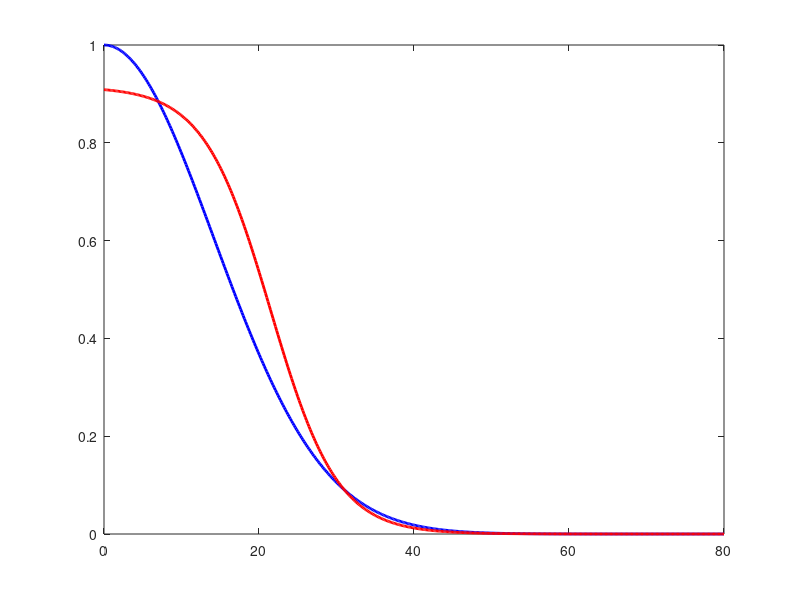

Write the MATLAB code that produced this figure. (Note: this script raises an error after producing the figure.)
%% TETHERED POLYMER SIMULATION (1D)
% WITH:
% - Single binding site per bead
% - Runs Caitlin (Gaussian) and Ben (logistic) kon models in parallel
% - Matched kon scaling at r = 31 nm
% - Proximity-based clustering
% - Bond lifetime tracking
% - Replication analysis (n_trials runs per model, mean +/- std)

clear; clc; close all;

%% ---------------- PARAMETERS ----------------
N       = 6;
L       = 120;
steps   = 200000;
dt      = 1e-3;
n_trials = 10;          % number of independent replicates per model

zeta = 2.5e-3;
kBT  = 4.1;

Lp = 50;
Nk = 17;
R0 = Nk*(2*Lp);
alpha = 0.2176;

% Excluded volume
cEV = 8.305e-5;
aEV = 3.268e-5;

% Crosslink parameters
kon0    = 1.0;
koff    = 0.5;
k_cross = 0.01;

noise = sqrt(2*kBT*dt/zeta);

%% ---------------- BEN KERNEL MATCHING ----------------
r_match = 31;
r_half  = 21.5;
steep   = 5;

kG           = kon0 * exp(-(r_match^2)/(20^2));
a_match      = 2 / (1 + exp(steep*(r_match/r_half - 1)));
scale_factor = kG / (kon0 * a_match);

fprintf('Ben model scale factor = %f\n', scale_factor);

%% ---------------- VISUALIZE KON FUNCTIONS ----------------
r_vals  = linspace(0, 80, 500);
k_gauss = kon0 * exp(-(r_vals.^2)/(20^2));
k_ben   = zeros(size(r_vals));
for i = 1:length(r_vals)
    a        = 2 / (1 + exp(steep*(r_vals(i)/r_half - 1)));
    k_ben(i) = scale_factor * kon0 * a;
end

figure
plot(r_vals, k_gauss, 'b', 'LineWidth', 2); hold on
plot(r_vals, k_ben,   'r', 'LineWidth', 2)
xline(r_match, '--k', 'LineWidth', 1)
xlabel('Distance (nm)'); ylabel('k_{on}')
legend('Gaussian (Caitlin)', 'Ben logistic (scaled)', 'Match point')
title('Matched k_{on} Functions'); grid on

%% ---------------- SETUP ----------------
model_names   = {'Caitlin (Gaussian)', 'Ben (Logistic)'};
use_ben_flags = [false, true];
colors        = {'b', 'r'};

store_interval = 5000;
num_snaps      = floor(steps / store_interval);

% Per-trial storage: rows = trials, cols = snapshots or pairs
% Scalar metrics collected across trials
for m = 1:2
    trial_stats(m).mean_lifetime   = zeros(n_trials, 1);
    trial_stats(m).median_lifetime = zeros(n_trials, 1);
    trial_stats(m).n_bonds         = zeros(n_trials, 1);
    trial_stats(m).mean_bf         = zeros(n_trials, 1);  % mean bond fraction
    trial_stats(m).max_bf          = zeros(n_trials, 1);  % max bond fraction
    trial_stats(m).mean_cluster    = zeros(n_trials, 1);  % mean largest cluster
    trial_stats(m).bond_fraction   = zeros(N, N, n_trials);
    trial_stats(m).largest_cluster = zeros(num_snaps, n_trials);
    % save full results only from last trial for detailed plots
    trial_stats(m).last_B_history  = {};
    trial_stats(m).last_traj       = [];
    trial_stats(m).last_lifetimes  = [];
    trial_stats(m).last_cluster_sizes = [];
end

%% ---------------- REPLICATION LOOP ----------------
for m = 1:2
    fprintf('\n=== Model: %s ===\n', model_names{m});
    use_ben = use_ben_flags(m);

    for tr = 1:n_trials
        fprintf('  Trial %d / %d\n', tr, n_trials);

        % Initial condition (random seed per trial)
        x     = linspace(0, L, N)';
        x(1)  = 0; x(N) = L;
        B        = zeros(N);
        bound    = zeros(N, 1);
        bond_start     = zeros(N);
        bond_lifetimes = [];
        time_bonded    = zeros(N);
        snap_idx = 1;
        B_history = cell(1, num_snaps);
        traj      = zeros(N, steps);
        largest_cluster = zeros(num_snaps, 1);
        cluster_sizes   = zeros(num_snaps, N);

        tic
        for t = 1:steps

            %% --- CROSSLINK DYNAMICS ---
            for i = 1:N
                for j = i+1:N
                    if abs(i-j) > 1

                        dist = x(i) - x(j);

                        if use_ben
                            a      = 2 / (1 + exp(steep*(abs(dist)/r_half - 1)));
                            kon_ij = scale_factor * kon0 * a;
                        else
                            kon_ij = kon0 * exp(-(dist^2)/(20^2));
                        end
                        kon_ij = max(0, min(kon_ij, 1/dt));

                        % binding
                        if B(i,j) == 0 && bound(i) == 0 && bound(j) == 0
                            if rand < kon_ij * dt
                                B(i,j) = 1; B(j,i) = 1;
                                bound(i) = 1; bound(j) = 1;
                                bond_start(i,j) = t;
                            end

                        % unbinding
                        elseif B(i,j) == 1
                            if rand < koff * dt
                                lifetime = (t - bond_start(i,j)) * dt;
                                bond_lifetimes(end+1) = lifetime; %#ok<AGROW>
                                B(i,j) = 0; B(j,i) = 0;
                                bound(i) = 0; bound(j) = 0;
                                bond_start(i,j) = 0;
                            end
                        end

                    end
                end
            end

            %% --- ACCUMULATE TIME BONDED ---
            time_bonded = time_bonded + B;

            %% --- FORCES ---
            F    = zeros(N, 1);
            r    = diff(x);
            rabs = abs(r);
            FWLC = alpha * (-1 + 1./(1 - rabs/R0).^2 + 4*rabs/R0);
            F(2:N)   = F(2:N)   - sign(r).*FWLC;
            F(1:N-1) = F(1:N-1) + sign(r).*FWLC;

            dx     = x' - x;
            Fcross = k_cross * B .* dx;
            F      = F + sum(Fcross, 2);

            dx  = x - x';
            FEV = cEV * dx .* exp(-aEV * dx.^2);
            F   = F + sum(FEV, 2);

            xi = noise * randn(N, 1);
            x  = x + (dt/zeta)*F + xi;
            x(1) = 0; x(N) = L;

            traj(:,t) = x;

            if mod(t, store_interval) == 0
                B_history{snap_idx} = B;
                snap_idx = snap_idx + 1;
            end

        end

        % capture bonds still active at end
        for i = 1:N
            for j = i+1:N
                if B(i,j) == 1
                    bond_lifetimes(end+1) = (steps - bond_start(i,j)) * dt; %#ok<AGROW>
                end
            end
        end
        toc

        %% --- PROXIMITY CLUSTER ANALYSIS ---
        r_thresh = 20;
        for k = 1:num_snaps
            x_snap = traj(:, k*store_interval);
            dx     = abs(x_snap - x_snap');
            A      = (dx < r_thresh) & (dx > 0);
            G      = graph(A);
            bins   = conncomp(G);
            sizes  = zeros(1, max(bins));
            for c = 1:max(bins)
                sizes(c) = sum(bins == c);
            end
            cluster_sizes(k, 1:length(sizes)) = sizes;
            largest_cluster(k) = max(sizes);
        end

        %% --- STORE TRIAL METRICS ---
        bf = (time_bonded / 2) / steps;

        % collect eligible (non-adjacent) pair bond fractions
        eligible = [];
        for i = 1:N
            for j = i+1:N
                if abs(i-j) > 1
                    eligible(end+1) = bf(i,j); %#ok<AGROW>
                end
            end
        end

        trial_stats(m).mean_lifetime(tr)   = mean(bond_lifetimes);
        trial_stats(m).median_lifetime(tr) = median(bond_lifetimes);
        trial_stats(m).n_bonds(tr)         = length(bond_lifetimes);
        trial_stats(m).mean_bf(tr)         = mean(eligible);
        trial_stats(m).max_bf(tr)          = max(eligible);
        trial_stats(m).mean_cluster(tr)    = mean(largest_cluster);
        trial_stats(m).bond_fraction(:,:,tr) = bf;
        trial_stats(m).largest_cluster(:,tr) = largest_cluster;

        % keep last trial for detailed plots
        if tr == n_trials
            trial_stats(m).last_B_history     = B_history;
            trial_stats(m).last_traj          = traj;
            trial_stats(m).last_lifetimes     = bond_lifetimes;
            trial_stats(m).last_cluster_sizes = cluster_sizes;
        end

    end % trial loop
end % model loop

%% ---------------- SUMMARY TABLE ----------------
fprintf('\n')
fprintf('%-26s  %8s  %8s  %8s  %8s  %8s  %8s\n', ...
    'Model', 'N bonds', 'Mean LT', 'Med LT', 'Mean BF', 'Max BF', 'Mean Clust')
fprintf('%s\n', repmat('-', 1, 80))
for m = 1:2
    s = trial_stats(m);
    fprintf('%-26s  %5.1f±%-3.1f  %5.2f±%-4.2f  %5.2f±%-4.2f  %5.4f±%-6.4f  %5.4f±%-6.4f  %5.2f±%-4.2f\n', ...
        model_names{m}, ...
        mean(s.n_bonds),         std(s.n_bonds), ...
        mean(s.mean_lifetime),   std(s.mean_lifetime), ...
        mean(s.median_lifetime), std(s.median_lifetime), ...
        mean(s.mean_bf),         std(s.mean_bf), ...
        mean(s.max_bf),          std(s.max_bf), ...
        mean(s.mean_cluster),    std(s.mean_cluster))
end
fprintf('%s\n', repmat('-', 1, 80))

%% ---------------- REPLICATION PLOTS ----------------
snap_times = (1:num_snaps) * store_interval * dt;

%% --- Mean Bond Fraction: bar chart with error bars ---
figure
metrics     = {'mean_bf', 'max_bf'};
metric_lbls = {'Mean bond fraction', 'Max bond fraction'};
for p = 1:2
    subplot(1, 2, p)
    vals = [mean(trial_stats(1).(metrics{p})), mean(trial_stats(2).(metrics{p}))];
    errs = [std(trial_stats(1).(metrics{p})),  std(trial_stats(2).(metrics{p}))];
    b = bar(vals, 0.5, 'FaceColor', 'flat');
    b.CData = [0 0 1; 1 0 0];
    hold on
    errorbar(1:2, vals, errs, 'k.', 'LineWidth', 1.5, 'CapSize', 10)
    set(gca, 'XTickLabel', {'Caitlin', 'Ben'})
    ylabel(metric_lbls{p})
    title([metric_lbls{p}, sprintf('\n(mean ± std, n=%d)', n_trials)])
    grid on
end
sgtitle('Bond Fraction Comparison')

%% --- Mean Lifetime: bar chart with error bars ---
figure
metrics     = {'mean_lifetime', 'median_lifetime'};
metric_lbls = {'Mean lifetime (s)', 'Median lifetime (s)'};
for p = 1:2
    subplot(1, 2, p)
    vals = [mean(trial_stats(1).(metrics{p})), mean(trial_stats(2).(metrics{p}))];
    errs = [std(trial_stats(1).(metrics{p})),  std(trial_stats(2).(metrics{p}))];
    b = bar(vals, 0.5, 'FaceColor', 'flat');
    b.CData = [0 0 1; 1 0 0];
    hold on
    errorbar(1:2, vals, errs, 'k.', 'LineWidth', 1.5, 'CapSize', 10)
    set(gca, 'XTickLabel', {'Caitlin', 'Ben'})
    ylabel(metric_lbls{p})
    title([metric_lbls{p}, sprintf('\n(mean ± std, n=%d)', n_trials)])
    grid on
end
sgtitle('Bond Lifetime Comparison')

%% --- Mean Cluster Size over time with shaded std ---
figure; hold on
for m = 1:2
    lc  = trial_stats(m).largest_cluster;       % num_snaps x n_trials
    mu  = mean(lc, 2);
    sd  = std(lc, 0, 2);
    fill([snap_times, fliplr(snap_times)], ...
         [mu'+sd', fliplr(mu'-sd')], ...
         colors{m}, 'FaceAlpha', 0.2, 'EdgeColor', 'none')
    plot(snap_times, mu, colors{m}, 'LineWidth', 2)
end
xlabel('Time (s)'); ylabel('Largest cluster size')
title(sprintf('Cluster Growth (mean ± std, n=%d)', n_trials))
legend(model_names); grid on

%% --- Bond Fraction per trial (strip plot) ---
figure; hold on
jitter = 0.08;
for m = 1:2
    xs = m + jitter*(rand(n_trials,1) - 0.5);
    scatter(xs, trial_stats(m).mean_bf, 40, colors{m}, 'filled', 'MarkerFaceAlpha', 0.6)
    errorbar(m, mean(trial_stats(m).mean_bf), std(trial_stats(m).mean_bf), ...
        'k', 'LineWidth', 2, 'CapSize', 12)
end
xlim([0.5 2.5]); set(gca, 'XTick', [1 2], 'XTickLabel', {'Caitlin', 'Ben'})
ylabel('Mean bond fraction')
title(sprintf('Mean Bond Fraction per Trial (n=%d)', n_trials))
grid on

%% --- Mean Bond Fraction heatmap (averaged over trials) ---
figure
for m = 1:2
    subplot(1, 2, m)
    bf_mean = mean(trial_stats(m).bond_fraction, 3);
    mask = abs((1:N)' - (1:N)) <= 1;
    bf_mean(mask) = NaN;
    clim_max = max(max(mean(trial_stats(1).bond_fraction, 3), [], 'all'), ...
                   max(mean(trial_stats(2).bond_fraction, 3), [], 'all'));
    imagesc(bf_mean, [0, clim_max])
    colorbar; colormap('hot'); axis square
    xlabel('Bead j'); ylabel('Bead i')
    title(sprintf('%s\n(averaged over %d trials)', model_names{m}, n_trials))
end
sgtitle('Mean Fraction of Time Bonded per Bead Pair')

%% ---------------- SINGLE-TRIAL DETAIL PLOTS (last trial) ----------------

%% --- Bond Lifetime Distributions (last trial) ---
figure
for m = 1:2
    lt = trial_stats(m).last_lifetimes;
    subplot(1, 2, m)
    if ~isempty(lt)
        histogram(lt, 30, 'FaceColor', colors{m})
        xline(mean(lt), '--k', 'LineWidth', 1.5)
        xlabel('Bond lifetime (s)'); ylabel('Count')
        title(sprintf('%s\nMean=%.3fs, Median=%.3fs (trial %d)', ...
            model_names{m}, mean(lt), median(lt), n_trials))
    end
    grid on
end
sgtitle('Bond Lifetime Distributions (last trial)')

%% --- Bond Lifetime CDF (last trial) ---
figure; hold on
for m = 1:2
    lt = sort(trial_stats(m).last_lifetimes);
    if ~isempty(lt)
        plot(lt, (1:length(lt))/length(lt), colors{m}, 'LineWidth', 2)
    end
end
xlabel('Bond lifetime (s)'); ylabel('Cumulative probability')
title(sprintf('Bond Lifetime CDF (trial %d)', n_trials))
legend(model_names); grid on

%% --- Bond Matrices (last trial, Ben only) ---
B_hist = trial_stats(2).last_B_history;
figure
for k = 1:num_snaps
    subplot(ceil(sqrt(num_snaps)), ceil(sqrt(num_snaps)), k)
    imagesc(B_hist{k}); axis square
    title(['t = ', num2str(k*store_interval)])
end
sgtitle(['Bond Network — ', model_names{2}, ' (last trial)'])

%% --- Final Configurations (last trial) ---
figure
for m = 1:2
    subplot(1, 2, m); hold on
    x_final = trial_stats(m).last_traj(:, end);
    B_final = trial_stats(m).last_B_history{end};
    plot(x_final, zeros(size(x_final)), 'ko', 'MarkerFaceColor', 'k')
    for i = 1:N
        for j = i+1:N
            if B_final(i,j) == 1
                plot([x_final(i), x_final(j)], [0, 0], [colors{m}, '-'], 'LineWidth', 2)
            end
        end
    end
    title(['Final Config — ', model_names{m}, sprintf(' (trial %d)', n_trials)])
    ylim([-1 1]); grid on
end
sgtitle('Final Configurations (last trial)')
